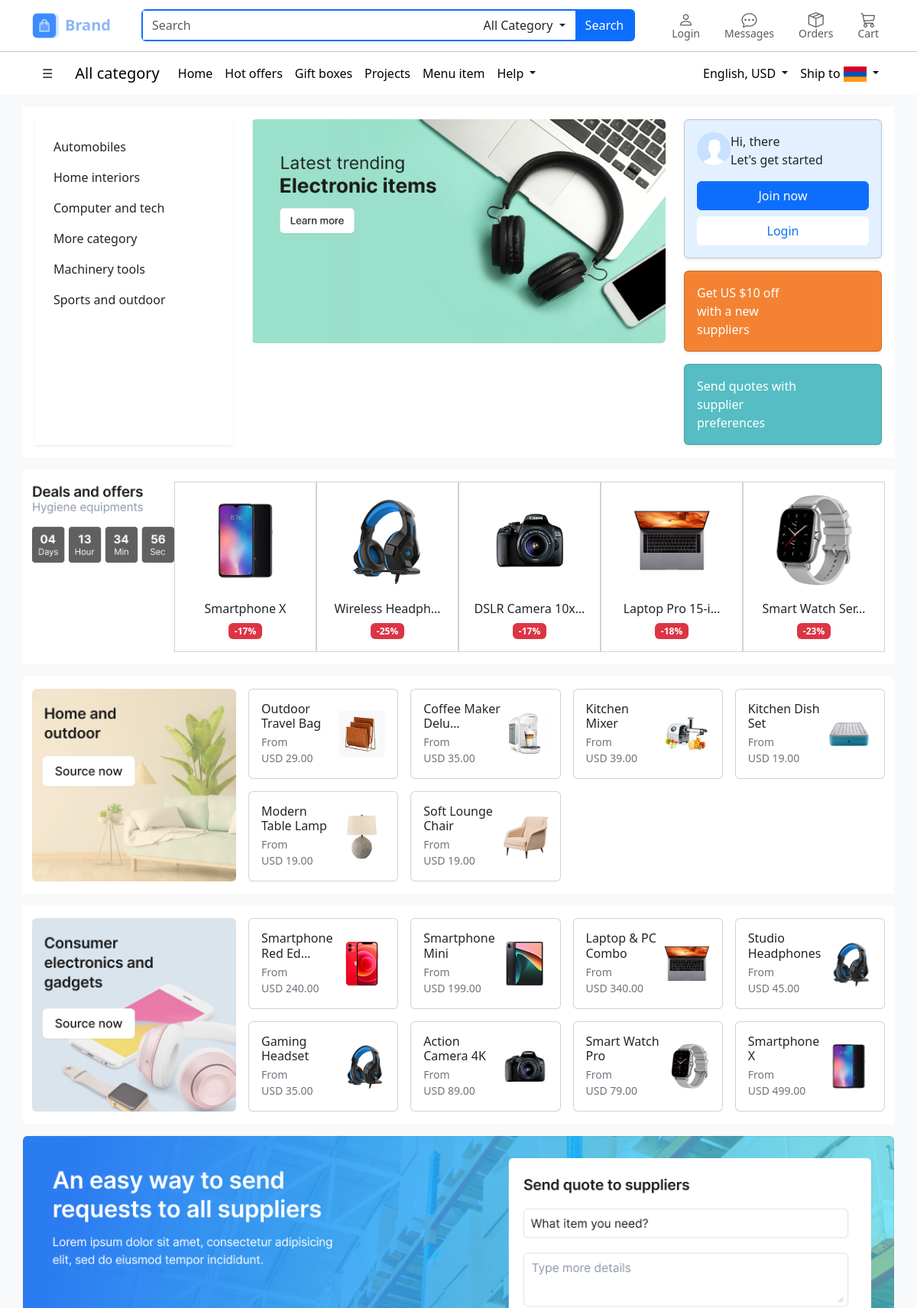
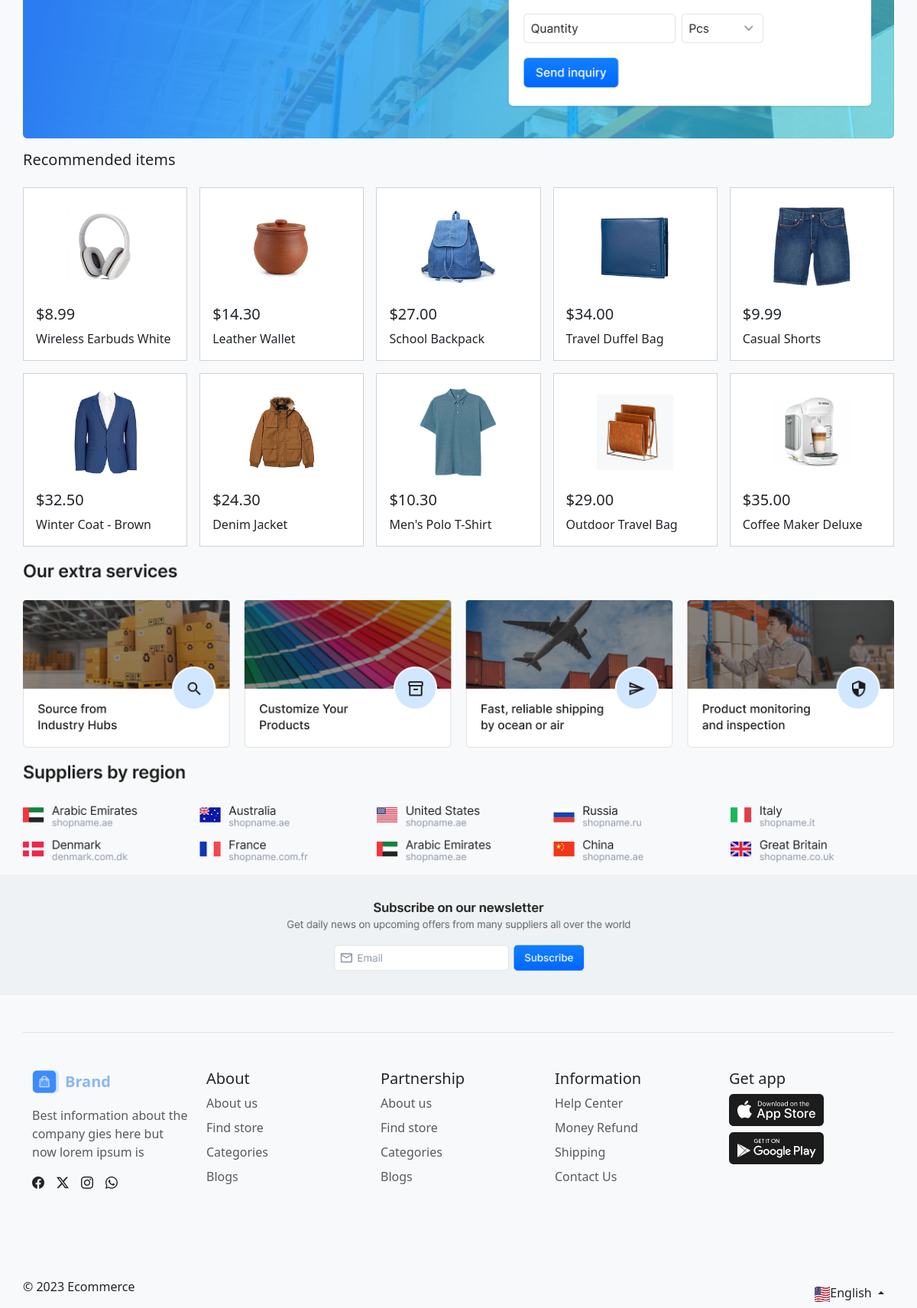
The page / on the database its author committed (2 pictures, top to bottom).
### products_app/models.py (models this page shows, shortened)
class Product(models.Model):
    CATEGORY_CHOICES = [
        ('electronics', 'Electronics'),
        ('clothing', 'Clothing'),
        ('accessories', 'Accessories'),
        ('home_outdoor', 'Home & Outdoor'),
    ]
    name = models.CharField(max_length=255)
    price = models.DecimalField(max_digits=10, decimal_places=2)
    image = models.ImageField(upload_to='products/', blank=True, null=True)
    description = models.TextField(blank=True)
    category = models.CharField(max_length=30, choices=CATEGORY_CHOICES, default='electronics')
    stock = models.PositiveIntegerField(default=0)
    old_price = models.DecimalField(max_digits=10, decimal_places=2, blank=True, null=True)
    rating = models.DecimalField(max_digits=2, decimal_places=1, default=4.0)
    is_featured = models.BooleanField(default=False)
    created_at = models.DateTimeField(auto_now_add=True)
    updated_at = models.DateTimeField(auto_now=True)
    class Meta:
        ordering = ['-created_at']
    @property
    def discount_percent(self):
        if self.old_price and self.old_price > self.price:
            return round((self.old_price - self.price) / self.old_price * 100)
        return 0

### core_app/views.py (the view)
# urls.py: path('',views.index, name="home")
def index(request):
    context = {
        'deals_products': Product.objects.filter(is_featured=True)[:5],
        'home_outdoor_products': Product.objects.filter(category='home_outdoor')[:8],
        'electronics_products': Product.objects.filter(category='electronics')[:8],
        'recommended_products': Product.objects.all().order_by('-created_at')[:10],
    }
    return render(request, 'core_app/home.html', context)

### templates/core_app/home.html (shortened to what this page needs)
{% extends "base.html" %}
{% load static %}
{% block style %}
<link rel="stylesheet" href="{% static 'css/home.css' %}">
{% endblock style %}
{%block content%}
<div class="container bg-white mt-3 p-3">
    <div class="row">
        <div class="col-lg-3 d-none d-lg-block">
            <div class="h-100 bg-white p-3 shadow-sm">
                <a href="{% url 'product_list' %}?category=automobiles" class="left-item d-block text-decoration-none text-dark">
                    Automobiles
                </a>
                <a href="{% url 'product_list' %}?category=home_outdoor" class="left-item d-block text-decoration-none text-dark">
                    Home interiors
                </a>
                <a href="{% url 'product_list' %}?category=electronics" class="left-item d-block text-decoration-none text-dark">
                    Computer and tech
                </a>
                <a href="{% url 'product_list' %}" class="left-item d-block text-decoration-none text-dark">
                    More category
                </a>
                <a href="{% url 'product_list' %}?category=accessories" class="left-item d-block text-decoration-none text-dark">
                    Machinery tools
                </a>
                <a href="{% url 'product_list' %}?category=clothing" class="left-item d-block text-decoration-none text-dark">
                    Sports and outdoor
                </a>
            </div>
        </div>
        <div class="col-12 col-lg-6">
            <img
                src="{% static 'Images/Home_Page_Images/banner.png' %}"
                alt="banner"
                class="img-fluid w-100 rounded"
            >
        </div>
        <div class="col-lg-3 d-none d-lg-block">
            {% if not user.is_authenticated %}
            <div class="card mb-3 shadow-sm" style="background-color:#E3F0FF;">
                <div class="card-body">
                    <img
                        src="{% static 'Images/Home_Page_Images/Avatar.png' %}"
                        alt="avatar"
                        style="float:left;"
                    >
                    <p class="mb-0">Hi, there</p>
                    <p>Let's get started</p>
                    <a href="{% url 'signup' %}" class="btn btn-primary w-100 mb-2">
                        Join now
                    </a>
                    <a href="{% url 'login' %}" class="btn bg-white text-primary w-100">
                        Login
                    </a>
                </div>
            </div>
            {% endif %}
            <div class="card mb-3 shadow-sm" style="background-color:#F38332;">
                <div class="card-body">
                    <p class="mb-0 text-white">
                        Get US $10 off
                    </p>
                    <p class="mb-0 text-white">
                        with a new
                    </p>
                    <p class="mb-0 text-white">
                        suppliers
                    </p>
                </div>
            </div>
            <div class="card shadow-sm" style="background-color:#55BDC3;">
                <div class="card-body">
                    <p class="mb-0 text-white">
                        Send quotes with
                    </p>
                    <p class="mb-0 text-white">
                        supplier
                    </p>
                    <p class="mb-0 text-white">
                        preferences
                    </p>
                </div>
            </div>
        </div>
    </div>
</div>
<div class="container mt-3 bg-white py-3">
  <div class="row g-0 d-none d-lg-flex">
    <div class="col-2">
      <img
        src="{% static 'Images/Home_Page_Images/Deals_and_offer_images/coundown.png' %}"
        alt="Logo"
        class="img-fluid"
      >
    </div>
    {% for product in deals_products %}
    <div class="col-2">
      <a href="{% url 'product_detail' product.pk %}" class="text-decoration-none text-dark">
        <div class="card text-center h-100 rounded-0">
          {% if product.image %}
          <img
            src="{{ product.image.url }}"
            alt="{{ product.name }}"
            class="mx-auto d-block mt-3"
            style="width:101px;height:121px;object-fit:contain;"
          >
          {% endif %}
          <div class="card-body">
            <p class="card-text mb-1">{{ product.name|truncatechars:16 }}</p>
            {% if product.discount_percent %}
            <span class="badge bg-danger">-{{ product.discount_percent }}%</span>
            {% endif %}
          </div>
        </div>
      </a>
    </div>
    {% endfor %}
  </div>
</div>
{% include "partials/category_showcase.html" with aside_image="Images/Home_Page_Images/home_and_outdoor/left-aside.png" products=home_outdoor_products %}
{% include "partials/category_showcase.html" with aside_image="Images/Home_Page_Images/consumer_elec/left-side.png" products=electronics_products %}
<div class="container mt-3 bg-white p-0">
  <div class="row g-0">
    <div class="col-12">
      <img
        src="{% static 'Images/Home_Page_Images/Section-inquiry.png' %}"
        alt="section-inquiry"
        class="img-fluid w-100 d-block"
      >
    </div>
  </div>
</div>
<div class="container p-0">
  <div class="row g-0">
    <div class="col">
      <h5 class="mt-3">Recommended items</h5>
    </div>
  </div>
</div>
<div class="container mt-3 p-0">
  <div class="row row-cols-2 row-cols-md-3 row-cols-lg-5 g-3">
    {% for product in recommended_products %}
    <div class="col">
      <a href="{% url 'product_detail' product.pk %}" class="text-decoration-none text-dark">
        <div class="card h-100 rounded-0">
          {% if product.image %}
          <img
            src="{{ product.image.url }}"
            alt="{{ product.name }}"
            class="mx-auto d-block mt-3 text-center"
            style="width:101px;height:121px;object-fit:contain;"
          >
          {% endif %}
          <div class="card-body">
            <h5>${{ product.price }}</h5>
            <p class="card-text">{{ product.name|truncatechars:32 }}</p>
          </div>
        </div>
      </a>
    </div>
    {% endfor %}
  </div>
</div>
<div class="container mt-3 p-0">
  <div class="row g-0">
    <div class="col-12">
      <img
        src="{% static 'Images/Home_Page_Images/Section-service.png' %}"
        alt="section-service"
        class="img-fluid w-100 d-block"
      >
    </div>
  </div>
</div>
<div class="container mt-3 p-0">
  <div class="row g-0">
    <div class="col-12">
      <img
        src="{% static 'Images/Home_Page_Images/Section-country.png' %}"
        alt="section-service"
        class="img-fluid w-100 d-block"
      >
    </div>
  </div>
</div>
<div class="container-fluid mt-3 p-0">
  <div class="row g-0">
    <div class="col-12">
      <img
        src="{% static 'Images/Home_Page_Images/newsletter-alibaba.png' %}"
        alt="section-service"
        class="img-fluid w-100 d-block"
      >
    </div>
  </div>
</div>
{% endblock content %}

### templates/partials/category_showcase.html (shortened to what this page needs)
{% load static %}
<div class="container mt-3 bg-white py-3">
  <div class="row g-3">
    <div class="col-12 col-lg-3 d-none d-lg-block">
      <a href="{% url 'product_list' %}">
        <img src="{% static aside_image %}" alt="banner" class="img-fluid w-100 rounded h-100" style="object-fit:cover;">
      </a>
    </div>
    <div class="col-12 col-lg-9 d-none d-lg-block">
      <div class="row row-cols-4 g-3">
        {% for product in products %}
        <div class="col">
          <a href="{% url 'product_detail' product.pk %}" class="text-decoration-none text-dark">
            <div class="card h-100">
              <div class="card-body d-flex justify-content-between align-items-center">
                <div>
                  <h6 class="card-title mb-1">{{ product.name|truncatechars:18 }}</h6>
                  <p class="mb-0 text-secondary small">From<br>USD {{ product.price }}</p>
                </div>
                {% if product.image %}
                <img src="{{ product.image.url }}" alt="{{ product.name }}" style="width:60px;height:60px;object-fit:contain;">
                {% endif %}
              </div>
            </div>
          </a>
        </div>
        {% endfor %}
      </div>
    </div>
  </div>
</div>

### rows shown on the page
Product: image (picture), name "Smartphone X", discount_percent "17", price "499.00"
Product: image (picture), name "Wireless Headph…", discount_percent "25"
Product: image (picture), name "DSLR Camera 10x…", discount_percent "17"
Product: image (picture), name "Laptop Pro 15-i…", discount_percent "18"
Product: image (picture), name "Smart Watch Ser…", discount_percent "23"
Product: name "Outdoor Travel Bag", price "29.00", image (picture)
Product: name "Coffee Maker Delu…", price "35.00", image (picture), name "Coffee Maker Deluxe"
Product: name "Kitchen Mixer", price "39.00", image (picture)
Product: name "Kitchen Dish Set", price "19.00", image (picture)
Product: name "Modern Table Lamp", price "19.00", image (picture)
Product: name "Soft Lounge Chair", price "19.00", image (picture)
Product: name "Smartphone Red Ed…", price "240.00", image (picture)
Product: name "Smartphone Mini", price "199.00", image (picture)
Product: name "Laptop & PC Combo", price "340.00", image (picture)
Product: name "Studio Headphones", price "45.00", image (picture)
Product: name "Gaming Headset", price "35.00", image (picture)
Product: name "Action Camera 4K", price "89.00", image (picture)
Product: name "Smart Watch Pro", price "79.00", image (picture)
Product: image (picture), price "8.99", name "Wireless Earbuds White"
Product: image (picture), price "14.30", name "Leather Wallet"
Product: image (picture), price "27.00", name "School Backpack"
Product: image (picture), price "34.00", name "Travel Duffel Bag"
Product: image (picture), price "9.99", name "Casual Shorts"
Product: image (picture), price "32.50", name "Winter Coat - Brown"
Product: image (picture), price "24.30", name "Denim Jacket"
Product: image (picture), price "10.30", name "Men's Polo T-Shirt"
